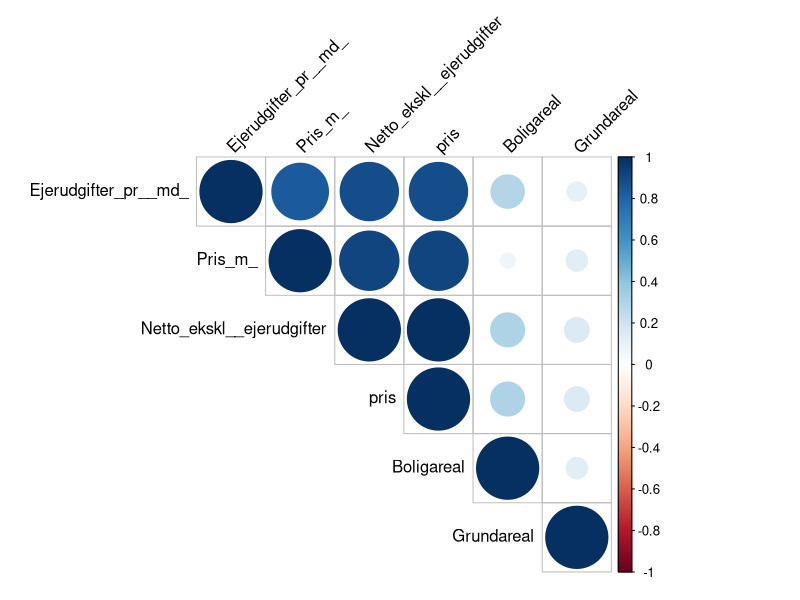
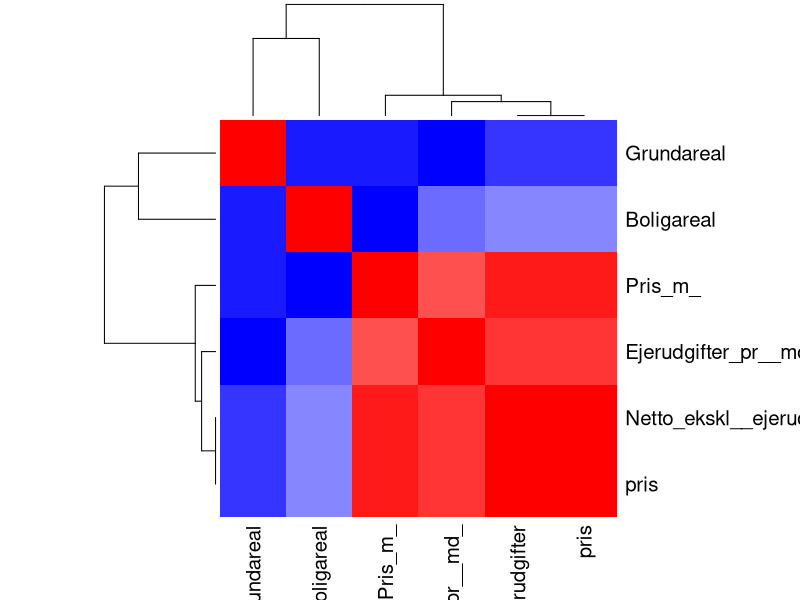
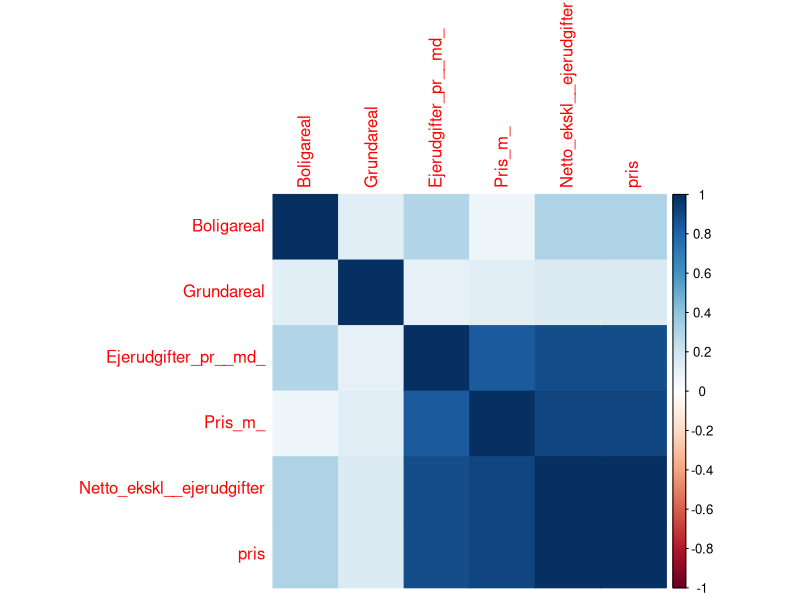
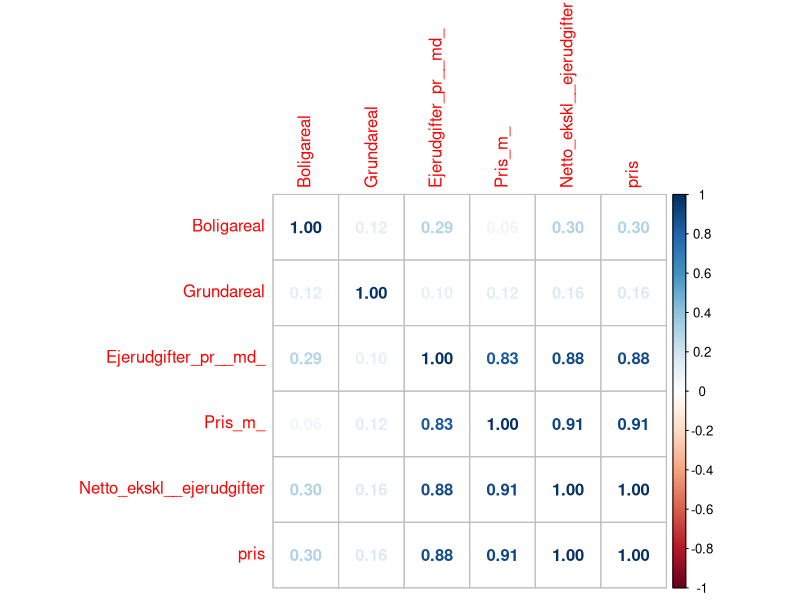
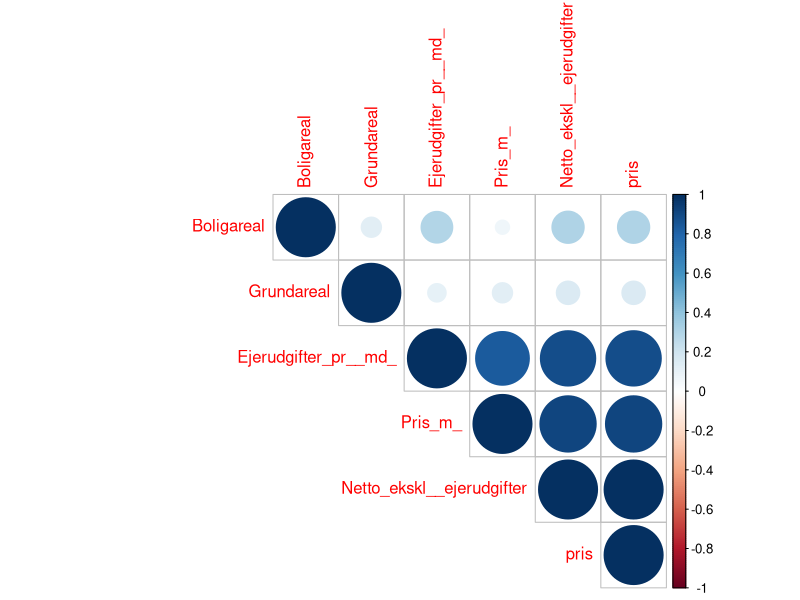
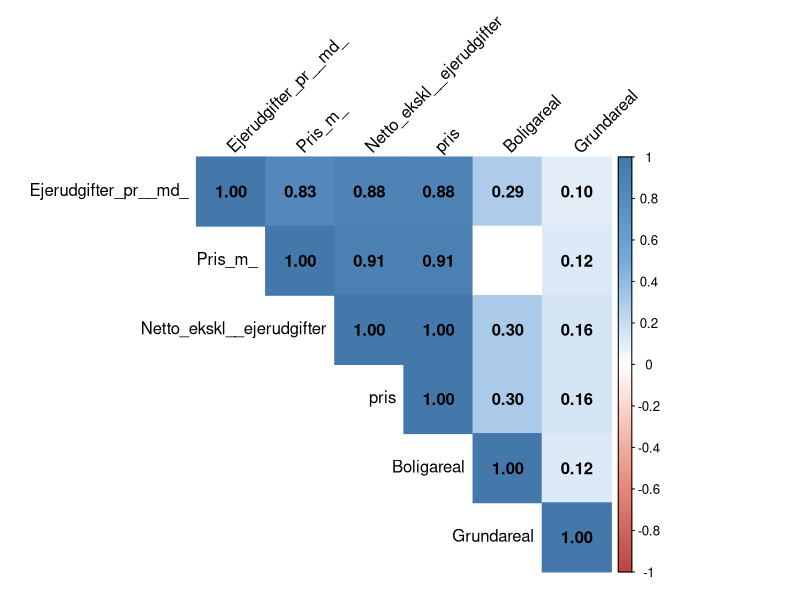

Recreate these plots in R, in order. (Note: this script raises an error after producing the figures.)
library("readxl")
library(dplyr)
library("ggpubr")
library(ggplot2)
library(reshape)
library(Hmisc)
library(corrplot)
library(RColorBrewer)

df <- read.csv('edc_reg.csv')
df <- df[-1]
colnames(df)

#Correlation matrix
res <- cor(df)
res <- round(res, 2)
res

res2 <- rcorr(as.matrix(df))
res2

res2$r
res2$P

symnum(res, abbr.colnames = FALSE)

corrplot(res, type = "upper", order = "hclust", 
         tl.col = "black", tl.srt = 45)

col<- colorRampPalette(c("blue", "white", "red"))(20)
heatmap(x = res, col = col, symm = TRUE)

corrplot(res, method="color")
corrplot(res, method="number")
corrplot(res, type="upper")



col <- colorRampPalette(c("#BB4444", "#EE9988", "#FFFFFF", "#77AADD", "#4477AA"))
corrplot(res, method="color", col=col(200),  
         type="upper", order="hclust", 
         addCoef.col = "black", # Add coefficient of correlation
         tl.col="black", tl.srt=45, #Text label color and rotation
         # Combine with significance
         p.mat = res2$P, sig.level = 0.01, insig = "blank", 
         # hide correlation coefficient on the principal diagonal
         diag=TRUE 
)


areal <- lm(Pris_m_ ~ Boligareal, data = df)
grund <- lm(Pris_m_ ~ Grundareal, data = df)
ejerudg <- lm(Pris_m_ ~ Ejerudgifter_pr__md_, data = df)
pris <- lm(Pris_m_ ~ pris, data = df)
netto_ejerudg <- lm(Pris_m_ ~ Netto_ekskl__ejerudgifter, data = df)

summary(areal)
summary(grund)
summary(ejerudg)
summary(pris)
summary(netto_ejerudg)

plot(Pris_m_ ~ Boligareal, data = df)
abline(lm(Pris_m_ ~ Boligareal, data = df))
